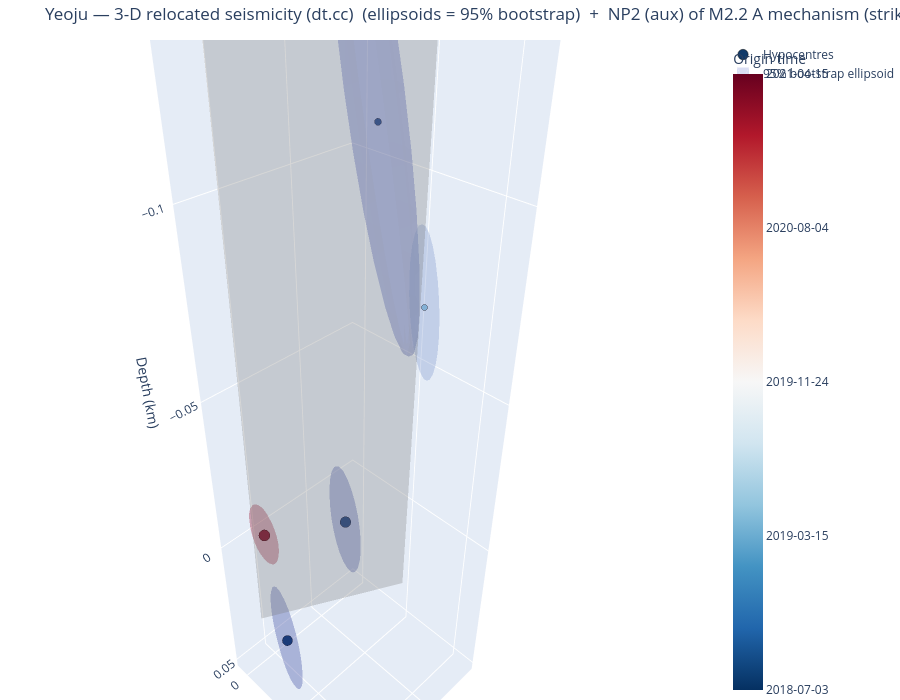

Write notebook code for a chart like this one.
### Markdown cell above
The same view with the per-event uncertainty drawn as a **95% bootstrap error ellipsoid**
(`error="ellipsoid"`) instead of whisker bars: each ellipsoid's shape is the bootstrap sample covariance
and its size the empirical 95% Mahalanobis radius (95% of replicas inside), coloured like its hypocentre.
Tight horizontal but loose depth control shows up as a vertically elongated ellipsoid.

### Code cell
fig3d_e = viz.plot_3d_plane(cfg, VELMODEL, error="ellipsoid", frame_from=FRAME_FROM, mech_select=MECH_SELECT)
try:
    fig3d_e.write_image(f"/tmp/{CLUSTER}_3d_ellipsoid.png", scale=2)
except Exception:
    pass
fig3d_e

### Figure 1 — Plotly figure (JSON) as saved in the notebook; plotly's stock layout.template omitted (floating-point values rounded to 4 significant figures; data arrays with more than 128 entries replaced by an {"elided": "..."} marker saying what was removed)
{"data": [{"marker": {"color": [17720.0, 17720.0, 17730.0, 18000.0, 18730.0], "colorbar": {"ticktext": ["2018-07-03", "2019-03-15", "2019-11-24", "2020-08-04", "2021-04-15"], "tickvals": [17720.0, 17970.0, 18220.0, 18480.0, 18730.0], "title": {"text": "Origin time"}}, "colorscale": [[0, "rgb(5,48,97)"], [0.1, "rgb(33,102,172)"], [0.2, "rgb(67,147,195)"], [0.3, "rgb(146,197,222)"], [0.4, "rgb(209,229,240)"], [0.5, "rgb(247,247,247)"], [0.6, "rgb(253,219,199)"], [0.7, "rgb(244,165,130)"], [0.8, "rgb(214,96,77)"], [0.9, "rgb(178,24,43)"], [1, "rgb(103,0,31)"]], "line": {"color": "black", "width": 0.5}, "opacity": 0.95, "size": [12.4, 11.6, 8.0, 6.8, 12.8]}, "mode": "markers", "name": "Hypocentres", "text": ["200000  M2.1", "200001  M1.9", "200002  M1.0", "200003  M0.7", "200004  M2.2"], "type": "scatter3d", "x": [-0.0145, 0.007, -0.007, -0.0295, 0.0], "y": [0.0174, 0.0159, 0.034, 0.0282, 0.0], "z": [-0.0074, 0.0247, -0.1213, -0.0728, 0.0]}, {"alphahull": 0, "color": "rgb(58,76,192)", "flatshading": true, "hoverinfo": "skip", "name": "95% bootstrap ellipsoid", "opacity": 0.18, "showlegend": true, "showscale": false, "type": "mesh3d", "x": {"elided": "196 float values"}, "y": {"elided": "196 float values"}, "z": {"elided": "196 float values"}}, {"alphahull": 0, "color": "rgb(58,76,192)", "flatshading": true, "hoverinfo": "skip", "name": "95% bootstrap ellipsoid", "opacity": 0.18, "showlegend": false, "showscale": false, "type": "mesh3d", "x": {"elided": "196 float values"}, "y": {"elided": "196 float values"}, "z": {"elided": "196 float values"}}, {"alphahull": 0, "color": "rgb(60,79,195)", "flatshading": true, "hoverinfo": "skip", "name": "95% bootstrap ellipsoid", "opacity": 0.18, "showlegend": false, "showscale": false, "type": "mesh3d", "x": {"elided": "196 float values"}, "y": {"elided": "196 float values"}, "z": {"elided": "196 float values"}}, {"alphahull": 0, "color": "rgb(151,184,254)", "flatshading": true, "hoverinfo": "skip", "name": "95% bootstrap ellipsoid", "opacity": 0.18, "showlegend": false, "showscale": false, "type": "mesh3d", "x": {"elided": "196 float values"}, "y": {"elided": "196 float values"}, "z": {"elided": "196 float values"}}, {"alphahull": 0, "color": "rgb(179,3,38)", "flatshading": true, "hoverinfo": "skip", "name": "95% bootstrap ellipsoid", "opacity": 0.18, "showlegend": false, "showscale": false, "type": "mesh3d", "x": {"elided": "196 float values"}, "y": {"elided": "196 float values"}, "z": {"elided": "196 float values"}}, {"color": "gray", "hoverinfo": "name", "i": [0, 0], "j": [1, 3], "k": [3, 2], "name": "NP2 (aux) of M2.2 A mechanism 118/89", "opacity": 0.3, "showscale": false, "type": "mesh3d", "x": [0.002429, 0.004077, -0.03786, -0.03622], "y": [-0.002125, 0.001019, 0.019, 0.02215], "z": [0.03602, -0.1335, 0.03602, -0.1335]}], "layout": {"height": 700, "margin": {"b": 0, "l": 0, "r": 0, "t": 40}, "scene": {"aspectmode": "data", "xaxis": {"title": {"text": "E (km)"}}, "yaxis": {"title": {"text": "N (km)"}}, "zaxis": {"autorange": "reversed", "title": {"text": "Depth (km)"}}}, "title": {"text": "Yeoju — 3-D relocated seismicity (dt.cc)  (ellipsoids = 95% bootstrap)  +  NP2 (aux) of M2.2 A mechanism (strike 118°, dip 89°)"}}}
